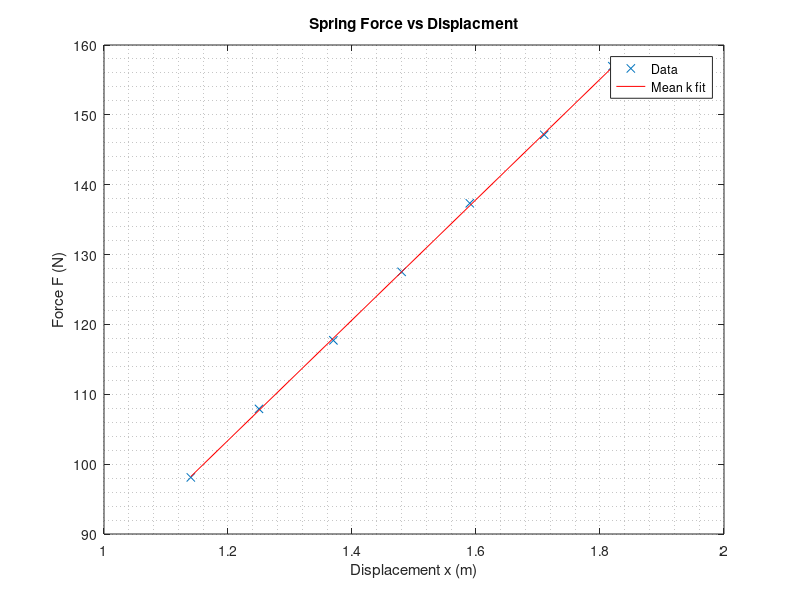

Write MATLAB code to recreate this figure.
% spring_stiffness.m
% Calculate spring stiffness from mass-displacement data

clc % clear command window
clear % clear all variables
close all % close all figures

% Assuming case where spring hangs from ceiling

%   F_s
%    ↑
%    |
%  ooooo
%  o   o
%  ooooo
%    |
%    ↓
%   F_g

% There are 2 forces: Spring force and gravity

% Sum of F = 0
% F_s = F_g
% kx = mg
% k = g*(m/x)


% Constants
g = 9.81; % m/s^2

% Given data

m = [10 11 12 13 14 15 16]; % kg
x = [1.14 1.25 1.37 1.48 1.59 1.71 1.82]; % m


% Find how many data points there are
n = length(m);

% Create vector to store k-values in:
k_values = zeros(1,n); % [0 0 0 ... n]

% Loop from 1 to n
for i = 1:n
    k_values(i) = (m(i)*g)/x(i);
end

% Calculate mean
k_avg = mean(k_values);

% Display individual k values
fprintf('Individual k values (N/m): \n');
fprintf('%f ',k_values);

% Display mean spring stiffness (k_avg)
fprintf('\nk_mean = %f N/m \n',k_avg)

% Plot Force vs Displacement plot
F = m*g;
figure; % open new figure window
plot(x,F,'x'); % x,y
hold on;
plot(x,k_avg*x,'-r'); % solid red line

xlabel('Displacement x (m)');
ylabel('Force F (N)');

title('Spring Force vs Displacment');
legend('Data', 'Mean k fit');
grid minor;
